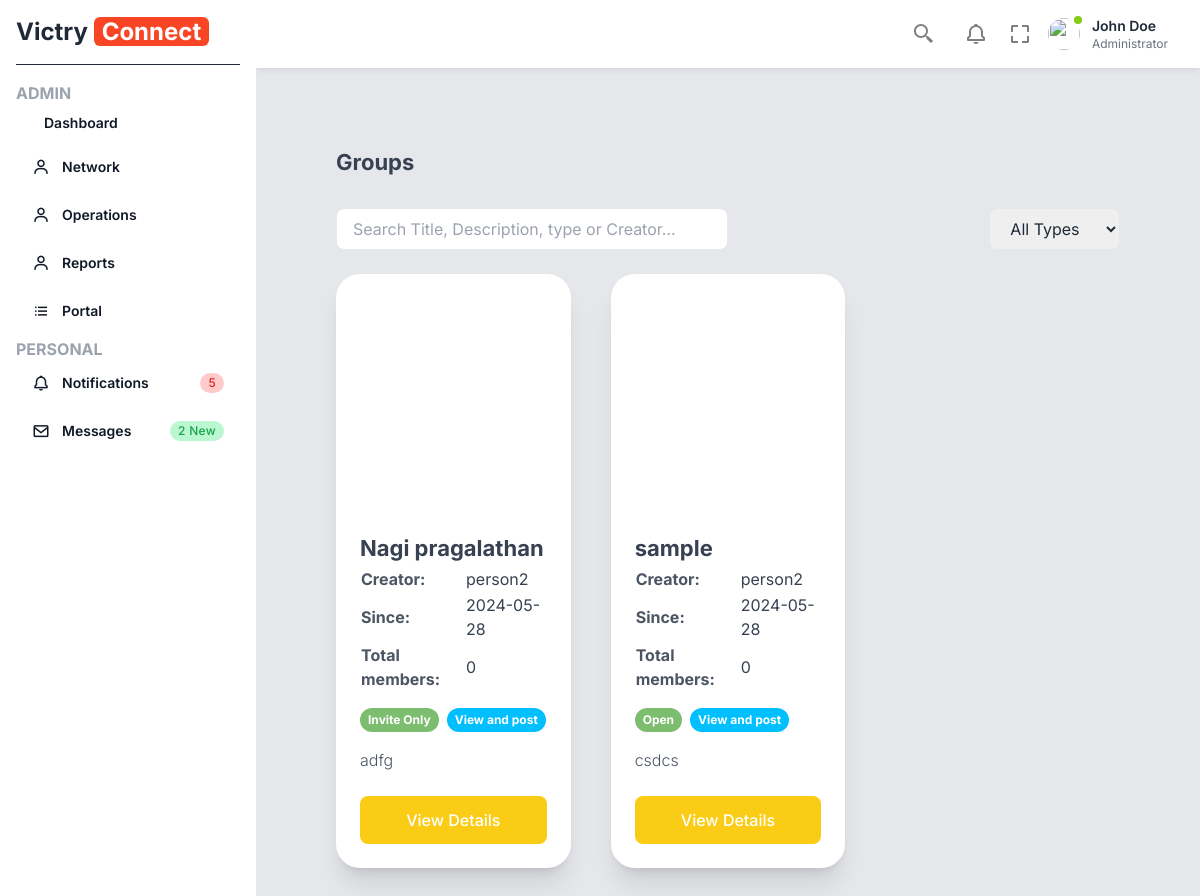
The app's page /list_groups with its own data.
### base/models.py (models this page shows, shortened)
class Group(models.Model):
    OPEN = 'Open'
    INVITE_ONLY = 'Invite Only'
    VIEW_AND_POST = 'View and post'
    GROUP_TYPES = [
        (OPEN, 'Open'),
        (INVITE_ONLY, 'Invite Only'),
    ]
    ACCESS_TYPES = [
        (VIEW_AND_POST, 'View and post'),
    ]
    id = models.UUIDField(primary_key=True, default=uuid.uuid4, editable=False)
    creator = models.ForeignKey(User, on_delete=models.CASCADE)
    name = models.CharField(max_length=255)
    group_type = models.CharField(max_length=20, choices=GROUP_TYPES)
    access_type = models.CharField(max_length=20, choices=ACCESS_TYPES)
    language = models.CharField(max_length=100)  # This can be changed to a choice field if you have a predefined list of languages
    logo = models.ImageField(upload_to='group_logos/', blank=True, null=True)
    invite_connections = models.ManyToManyField(User, related_name='invited_groups')
    description = models.TextField(blank=True, null=True)
    group_counts = models.PositiveIntegerField(default=0)
    lastupdateddate = models.DateTimeField(default=timezone.now)
    class Meta:
        verbose_name = 'Group'
        verbose_name_plural = 'Groups'

### base/views/GroupCURD.py (the view)
# urls.py: path('list_groups', list_groups, name='list_groups'),
def list_groups(request):
    groups = Group.objects.all()
    return render(request, 'Group/listGroup.html', {
        'groups': groups,
    })

### templates/Group/listGroup.html (shortened to what this page needs)
{% extends "base.html" %}
{% load static %}
{% block content %}
<div class="container mx-auto p-10 md:p-20 antialiased">
    <p class="font-bold text-gray-700 text-[22px] leading-7 mb-8">Groups</p>
    <div class="flex flex-wrap mb-6">
        <div class="w-full md:w-1/2 mb-4 md:mb-0">
            <input type="text" id="searchInput" placeholder="Search Title, Description, type or Creator..." class="w-full px-4 py-2 border rounded-lg focus:outline-none focus:ring-2 focus:ring-teal-300">
        </div>
        <div class="w-full md:w-1/2 flex justify-end">
            <select id="filterSelect" class="w-full md:w-1/3 px-4 py-2 border rounded-lg focus:outline-none focus:ring-2 focus:ring-teal-300">
                <option value="all">All Types</option>
            </select>
        </div>
    </div>
    <div class="grid grid-cols-1 md:grid-cols-2 lg:grid-cols-3 gap-10" id="groupContainer">
        {% for group in groups %}
        <div class="flex flex-col justify-center group-card" data-name="{{ group.name }}" data-type="{{ group.group_type }}" data-creator="{{ group.creator.username }}" data-description="{{ group.description }}">
            <div class="w-full max-w-md mx-auto bg-white rounded-3xl shadow-xl overflow-hidden">
                <div class="max-w-md mx-auto">
                    <div class="h-[236px]" style="background-image:url({{ group.logo.url }}); background-size:cover; background-position:center"></div>
                    <div class="p-4 sm:p-6">
                        <p class="font-bold text-gray-700 text-[22px] leading-7 mb-1">{{ group.name }}</p>
                        <table class="w-full mb-4">
                            <tr>
                                <td class="font-bold text-gray-600">Creator:</td>
                                <td class="text-gray-700">{{ group.creator.username }}</td>
                            </tr>
                            <tr>
                                <td class="font-bold text-gray-600">Since:</td>
                                <td class="text-gray-700">{{ group.lastupdateddate|date:"Y-m-d" }}</td>
                            </tr>
                            <tr>
                                <td class="font-bold text-gray-600">Total members:</td>
                                <td class="text-gray-700">{{ group.group_counts }}</td>
                            </tr>
                        </table>
                        <div class="flex flex-row items-center gap-2 mb-4">
                            <span class="text-white text-xs font-bold py-1 px-2 rounded-full" style="background-color: #7dbd6f;">{{ group.group_type }}</span>
                            <span class="text-white text-xs font-bold py-1 px-2 rounded-full" style="background-color: #00bfff;">{{ group.access_type }}</span>
                        </div>
                        <p class="text-gray-600 font-light mb-6">{{ group.description }}</p>
                        <a href="" class="block w-full px-4 py-3 font-medium text-center text-white transition-colors duration-300 transform bg-yellow-400 rounded-lg hover:bg-yellow-500 focus:outline-none focus:ring focus:ring-teal-300 focus:ring-opacity-80">
                            View Details
                        </a>
                    </div>
                </div>
            </div>
        </div>
        {% endfor %}
    </div>
</div>
{% endblock %}

### templates/base.html (shortened to what this page needs)
<!DOCTYPE html>
<html lang="en">
<head>
    <link href="https://fonts.bunny.net/css?family=figtree:400,500,600&display=swap" rel="stylesheet" />
    <link href='https://unpkg.com/boxicons@2.1.4/css/boxicons.min.css' rel='stylesheet'>
    <link href="https://cdn.jsdelivr.net/npm/remixicon@3.5.0/fonts/remixicon.css" rel="stylesheet">
    <script src="https://cdn.tailwindcss.com"></script>
     <link href="https://cdn.jsdelivr.net/npm/tailwindcss@2.2.19/dist/tailwind.min.css" rel="stylesheet">
     <link href="https://cdn.jsdelivr.net/npm/select2@4.1.0-rc.0/dist/css/select2.min.css" rel="stylesheet" />
     <link rel="stylesheet" href="https://cdnjs.cloudflare.com/ajax/libs/dropzone/5.9.3/dropzone.min.css">
</head>
<body class="text-gray-800 font-inter">
    <div class="fixed left-0 top-0 w-64 h-full bg-white p-4 z-50 sidebar-menu transition-transform">
        <a href="#" class="flex items-center pb-4 border-b border-b-gray-800">
            <h2 class="font-bold text-2xl">Victry <span class="bg-[#f84525] text-white px-2 rounded-md">Connect</span></h2>
        </a>
        <ul class="mt-4">
            <span class="text-gray-400 font-bold">ADMIN</span>
            <li class="mb-1 group">
                <a href="" class="flex font-semibold items-center py-2 px-4 text-gray-900 hover:bg-gray-950 hover:text-gray-100 rounded-md group-[.active]:bg-gray-800 group-[.active]:text-white group-[.selected]:bg-gray-950 group-[.selected]:text-gray-100">
                    <span class="text-sm">Dashboard</span>
                </a>
            </li>
            <li class="mb-1 group">
                <a href="" class="flex font-semibold items-center py-2 px-4 text-gray-900 hover:bg-gray-950 hover:text-gray-100 rounded-md group-[.active]:bg-gray-800 group-[.active]:text-white group-[.selected]:bg-gray-950 group-[.selected]:text-gray-100 sidebar-dropdown-toggle">
                    <i class='bx bx-user mr-3 text-lg'></i>
                    <span class="text-sm">Network</span>
                </a>
            </li>
            <li class="mb-1 group">
                <a href="" class="flex font-semibold items-center py-2 px-4 text-gray-900 hover:bg-gray-950 hover:text-gray-100 rounded-md group-[.active]:bg-gray-800 group-[.active]:text-white group-[.selected]:bg-gray-950 group-[.selected]:text-gray-100 sidebar-dropdown-toggle">
                    <i class='bx bx-user mr-3 text-lg'></i>
                    <span class="text-sm">Operations</span>
                </a>
            </li>
            <li class="mb-1 group">
                <a href="" class="flex font-semibold items-center py-2 px-4 text-gray-900 hover:bg-gray-950 hover:text-gray-100 rounded-md group-[.active]:bg-gray-800 group-[.active]:text-white group-[.selected]:bg-gray-950 group-[.selected]:text-gray-100 sidebar-dropdown-toggle">
                    <i class='bx bx-user mr-3 text-lg'></i>
                    <span class="text-sm">Reports</span>
                </a>
            </li>
            <li class="mb-1 group">
                <a href="" class="flex font-semibold items-center py-2 px-4 text-gray-900 hover:bg-gray-950 hover:text-gray-100 rounded-md group-[.active]:bg-gray-800 group-[.active]:text-white group-[.selected]:bg-gray-950 group-[.selected]:text-gray-100">
                    <i class='bx bx-list-ul mr-3 text-lg'></i>
                    <span class="text-sm">Portal</span>
                </a>
            </li>
            <span class="text-gray-400 font-bold">PERSONAL</span>
            <li class="mb-1 group">
                <a href="" class="flex font-semibold items-center py-2 px-4 text-gray-900 hover:bg-gray-950 hover:text-gray-100 rounded-md group-[.active]:bg-gray-800 group-[.active]:text-white group-[.selected]:bg-gray-950 group-[.selected]:text-gray-100">
                    <i class='bx bx-bell mr-3 text-lg' ></i>
                    <span class="text-sm">Notifications</span>
                    <span class=" md:block px-2 py-0.5 ml-auto text-xs font-medium tracking-wide text-red-600 bg-red-200 rounded-full">5</span>
                </a>
            </li>
            <li class="mb-1 group">
                <a href="" class="flex font-semibold items-center py-2 px-4 text-gray-900 hover:bg-gray-950 hover:text-gray-100 rounded-md group-[.active]:bg-gray-800 group-[.active]:text-white group-[.selected]:bg-gray-950 group-[.selected]:text-gray-100">
                    <i class='bx bx-envelope mr-3 text-lg' ></i>
                    <span class="text-sm">Messages</span>
                    <span class=" md:block px-2 py-0.5 ml-auto text-xs font-medium tracking-wide text-green-600 bg-green-200 rounded-full">2 New</span>
                </a>
            </li>
        </ul>
    </div>
    <main class="w-full md:w-[calc(100%-256px)] md:ml-64 bg-gray-200 min-h-screen transition-all main">
        <div class="py-2 px-6 bg-white flex items-center shadow-md shadow-black/5 sticky top-0 left-0 z-30">
            <ul class="ml-auto flex items-center">
                <li class="mr-1 dropdown">
                    <button type="button" class="dropdown-toggle text-gray-400 mr-4 w-8 h-8 rounded flex items-center justify-center  hover:text-gray-600">
                    </button>
                </li>
                <li class="dropdown">
                    <button type="button" class="dropdown-toggle text-gray-400 mr-4 w-8 h-8 rounded flex items-center justify-center  hover:text-gray-600">
                    </button>
                </li>
                <button id="fullscreen-button">
                    <svg xmlns="http://www.w3.org/2000/svg" width="24" height="24" class="hover:bg-gray-100 rounded-full" viewBox="0 0 24 24" style="fill: gray;transform: ;msFilter:;"><path d="M5 5h5V3H3v7h2zm5 14H5v-5H3v7h7zm11-5h-2v5h-5v2h7zm-2-4h2V3h-7v2h5z"></path></svg>
                </button>
                <li class="dropdown ml-3">
                    <button type="button" class="dropdown-toggle flex items-center">
                        <div class="flex-shrink-0 w-10 h-10 relative">
                            <div class="p-1 bg-white rounded-full focus:outline-none focus:ring">
                                <img class="w-8 h-8 rounded-full" src="https://laravelui.spruko.com/tailwind/ynex/build/assets/images/faces/9.jpg" alt=""/>
                                <div class="top-0 left-7 absolute w-3 h-3 bg-lime-500 border-2 border-white rounded-full"></div>
                            </div>
                        </div>
                        <div class="p-2 md:block text-left">
                            <h2 class="text-sm font-semibold text-gray-800">John Doe</h2>
                            <p class="text-xs text-gray-500">Administrator</p>
                        </div>
                    </button>
                </li>
            </ul>
        </div>
        {% block content %}
        {% endblock %}
    </main>
</body>
</html>

### records on screen
Group: name "Nagi pragalathan", creator.username "person2", lastupdateddate "2024-05-28", group_counts "0", group_type "Invite Only", access_type "View and post", description "adfg"
Group: name "sample", creator.username "person2", lastupdateddate "2024-05-28", group_counts "0", group_type "Open", access_type "View and post", description "csdcs"
